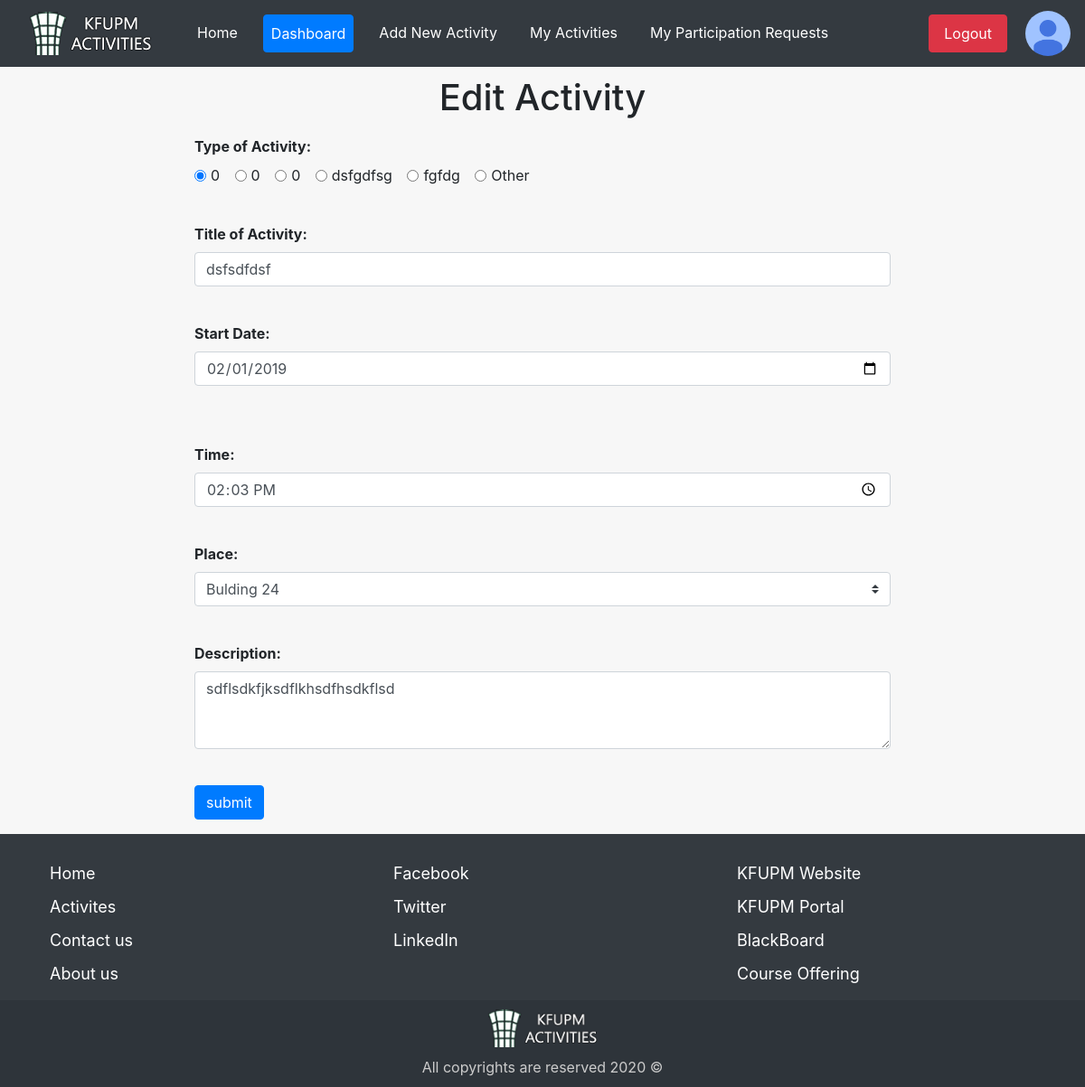
The app's page /user/editActivity.php?id=3 (signed in) with its own data.
### tables this page shows
CREATE TABLE `activities` (
  `id` int(11) NOT NULL,
  `title` varchar(200) NOT NULL,
  `description` text NOT NULL,
  `date` date NOT NULL,
  `time` time NOT NULL,
  `place` varchar(150) NOT NULL,
  `place_desc` varchar(200) NOT NULL,
  `type` int(11) NOT NULL,
  `rating` int(11) NOT NULL,
  `user_id` int(11) NOT NULL,
  `status` int(11) NOT NULL,
  `creation_date` date NOT NULL
);

CREATE TABLE `activity_types` (
  `id` int(11) NOT NULL,
  `name` varchar(150) NOT NULL
);

### user/editActivity.php (the view, shortened to what this page needs)
<?php
include_once "../page/user_header.php";
include_once "../config.php";
?>
<div id="offerContainer" class="col-sm-12 col-md-10 col-lg-8" style="margin: auto">
    <?php
    $activity_id = $_GET['id'];
    $sql_activity = "SELECT * FROM activities WHERE id='$activity_id'";
    $query_activity = mysqli_query($connect, $sql_activity);
    $row_activity = mysqli_fetch_array($query_activity);
    ?>
    <h1 style="text-align: center; padding: 10px">Edit Activity</h1>
    <form class="form-horizontal" method="post" action="<?php echo $_SERVER['PHP_SELF'];?>?id=<?php echo $activity_id;?>">
        <div class="form-group">
            <label class="control-label"><strong>Type of Activity:</strong></label>
            <div class="col-sm-12">
                <?php
                $sql_types = "SELECT * FROM activity_types";
                $query_types = mysqli_query($connect, $sql_types);
                if($query_types){
                    while($row_types = mysqli_fetch_array($query_types)){
                ?>
                <div class="form-check form-check-inline">
                    <input class="form-check-input" type="radio" name="type" value="<?php echo $row_types['id'];?>" <?php if($row_activity['type']==$row_types['id'])echo "checked='checked'";?>>
                    <label class="form-check-label" selected="selected" for="inlineRadio1"><?php echo $row_types['name'];?></label>
                </div>
                <?php
                    }
                }
                ?>
                <div class="form-check form-check-inline">
                    <input class="form-check-input" type="radio" name="inlineRadioOptions" id="inlineRadio2" value="option2">
                    <label class="form-check-label" for="inlineRadio2">Other</label>
                </div>
            </div>
        </div>
        <br>
        <div class="form-group">
            <label class="control-label" for="name"><strong>Title of Activity:</strong></label>
            <div class="col-sm-12">
                <input type="text" class="form-control" id="name" placeholder="Enter name" name="title" value="<?php echo $row_activity['title'];?>">
            </div>
        </div>
        <br>
        <div class="form-group">
            <label class="control-label" for="date"><strong>Start Date:</strong></label>
            <div class="col-sm-12">
                <input type="date" class="form-control" id="name"  name="date" value="<?php echo $row_activity['date'];?>">
            </div>
        </div>
        <br>
        <br>
        <div class="form-group">
            <label class="control-label" for="time"><strong>Time:</strong></label>
            <div class="col-sm-12">
                <input type="time" class="form-control" id="time" name="time" value="<?php echo $row_activity['time'];?>">
            </div>
        </div>
        <br>
        <div class="form-group">
            <label class="control-label" for="time"><strong>Place:</strong></label>
            <div class="col-sm-12">
                <select class="custom-select place" name="place">
                    <option <?php if($row_activity['place']==24)echo "selected"; ?> value="24">Bulding 24</option>
                </select>
            </div>
        </div>
        <br>
        <div class="form-group">
            <label class="control-label" for="time"><strong>Description:</strong></label>
            <div class="col-sm-12">
                <div class="md-form">
                    <textarea id="form7" name="desc" class="md-textarea form-control" rows="3"><?php echo $row_activity['description'];?></textarea>
                </div>
            </div>
        </div>
        <br>
        <div class="form-group">
            <div class="col-sm-offset-2 col-sm-12">
                <input type="submit" name="submit" class="btn btn-primary" value="submit">
            </div>
        </div>
    </form>
</div>
</div>
</body>
</html>

### css/style.css (style rules this page uses)
body { background: #F7F7F7; }
footer { bottom: 0; min-height: 150px; width: 100%; padding-top: 20px; text-align: center; }
footer a { text-decoration: none; color: white; }
footer ul { text-align: left; }
footer ul li { font-size: 18px; margin: 10px; }
footer #logo { width: 150px; margin: auto; display: block; vertical-align: top; margin-bottom: 10px; }
#offerContainer div.form-group .col-sm-12 { padding: 0px; }
input[type='date'],input[type='time'] { text-align: left; }
.footer-bar { background-color: #2e343a; padding: 10px; }

### records on screen
activity_types: name "0"
activities: type "☑", title "dsfsdfdsf", date "02/01/2019", time "14:03:00", place "Bulding 24", desc "sdflsdkfjksdflkhsdfhsdkflsd"
activity_types: name "0"
activity_types: name "0"
activity_types: name "dsfgdfsg"
activity_types: name "fgfdg"
